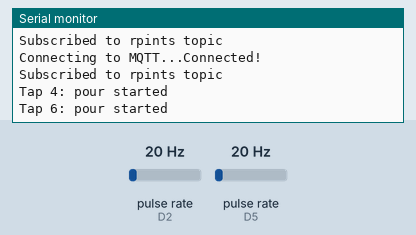
Bench run of a sketch on a simulated ESP8266 (NodeMCU). On the bench: the last lines printed to the serial monitor. Wiring (inferred from the names in the program): 2 × pulse sensor: data D2 / data D5. Inputs (shaded band) come from the test bench; at power-on: pulse rate (sensors on D2, D5) 20 Hz. WiFi joins after 1.5 s; servers stay silent unless stated; the local clock reads 2024-03-15 10:24:30 at power-on unless the sketch sets it; no MQTT or app messages arrive unless stated.

Above: at 2.7 s.
2.8 s: pulse rate (sensor on D2) set to 2 Hz
4.3 s: pulse rate (sensor on D2) set to 0 Hz
At 6.9 s:
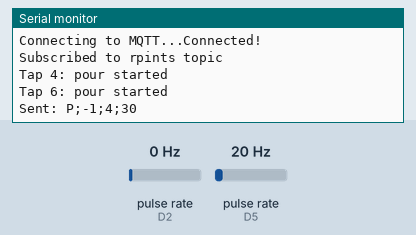
11.8 s: pulse rate (sensor on D5) set to 2 Hz
13.3 s: pulse rate (sensor on D5) set to 0 Hz
At 15.6 s:
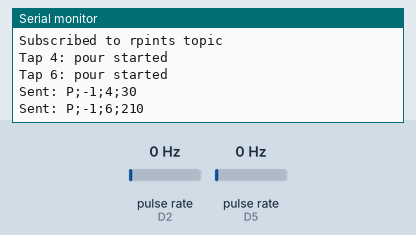

The sketch:

MQTT_Rpints1.ino
```cpp
/*
NodeMCU (ESP8266)
Dual YF-S201 Style Flow Meters and DS18B20 OneWire
MQTT Integration with RaspberryPints
Special Thanks to Homebrewtalk.com Members RandR+ and Thorrak who helped make this sketch possible!
This sketch is brought to you by coders like them!
*/

#include <PubSubClient.h>
#include <OneWire.h>
#include <DallasTemperature.h>
#include <ESP8266WiFi.h>
#include <time.h>

// Forward Declarations
void setup_wifi();
void ICACHE_RAM_ATTR pulseCounter1();
void ICACHE_RAM_ATTR pulseCounter2();
void callback(char* topic, byte* payload, unsigned int length);
void reconnect();
void pulseCounter1();
void pulseCounter2();
const char* mqtt_topic = "rpints/pours";
void sendTemp(float temp, const char* probe, const char* unit, const char* timestamp);
char* getTimestamp();

// WiFi Settings
const char* ssid = "SSID";
const char* password = "SSID PW";

// MQTT Settings
const char* mqtt_server = "raspberrypints.local";   //If your RaspberryPints has a static IP, you can use the IP address.
const int mqtt_port = 1883;
const char* mqtt_user = "RaspberryPints";           //If you change the MQTT user name, make sure you add that name here.
const char* mqtt_pass = "MQTT Broker PW";

// Flow Sensor 1
const int flowPin1 = D2;                    // Avoid using D3, D4, and D8
const int tapNumber1 = 4;                   // Change for each tap. If running an Arduino through Serial or USB in conjunction with MQTT, Do not make this a pin number already used.
volatile unsigned long pulseCount1 = 0;

// Flow Sensor 2
const int flowPin2 = D5;                    // Avoid using D3. D4, and D8
const int tapNumber2 = 6;                   // Change for each tap. If running an Arduino through Serial or USB in conjunction with MQTT, Do not make this a pin number already used.
volatile unsigned long pulseCount2 = 0;

// Pour tracking
const unsigned long POUR_TIMEOUT = 2000;    // ms of no flow before pour is considered done
const unsigned long CHECK_INTERVAL = 100;   // how often to check for flow activity
const unsigned long MIN_POUR_PULSES = 20;   // minimum pulses to count as a real pour (noise filter)

bool pouring1 = false;
unsigned long pourPulses1 = 0;
unsigned long lastPulseTime1 = 0;

bool pouring2 = false;
unsigned long pourPulses2 = 0;
unsigned long lastPulseTime2 = 0;

unsigned long lastCheckTime = 0;

// OneWire Settings
#define SENSOR_PIN D7                                 // The ESP8266 pin connected to DS18B20 sensor's DQ pin
const char* TZstr = "EST+5EDT,M3.2.0/2,M11.1.0/2";    // POSIX EST and Day Light Savings Time Zone
OneWire oneWire(SENSOR_PIN);
DallasTemperature DS18B20(&oneWire);

float temperature_C;                                  // temperature in Celsius
float temperature_F;                                  // temperature in Fahrenheit
static unsigned long tempTime = 0;
char probeName[24] = "Garage";                        // Name Probe to your liking

WiFiClient espClient;
PubSubClient client(espClient);

void setup() {
  Serial.begin(115200);

  setup_wifi();
  client.setServer(mqtt_server, mqtt_port);
  client.setCallback(callback);

  //OneWire
  DS18B20.begin();                                      // Initialize the DS18B20 sensor
  configTime(TZstr, "pool.ntp.org", "time.nist.gov");   // Get time with timezone offset

  pinMode(flowPin1, INPUT_PULLUP);
  pinMode(flowPin2, INPUT_PULLUP);

  attachInterrupt(digitalPinToInterrupt(flowPin1), pulseCounter1, FALLING);
  attachInterrupt(digitalPinToInterrupt(flowPin2), pulseCounter2, FALLING);
}

void loop() {
  if (!client.connected()) {
    reconnect();
  }
  client.loop();

  // Check flow activity periodically: accumulate pulses during a pour,
  // then publish the total once flow has stopped for POUR_TIMEOUT ms.
  if (millis() - lastCheckTime > CHECK_INTERVAL) {
    unsigned long count1 = pulseCount1;
    pulseCount1 = 0;
    unsigned long count2 = pulseCount2;
    pulseCount2 = 0;

    unsigned long now = millis();

    // Tap 1
    if (count1 > 0) {
      pourPulses1 += count1;
      lastPulseTime1 = now;
      if (!pouring1) {
        pouring1 = true;
        Serial.print("Tap ");
        Serial.print(tapNumber1);
        Serial.println(": pour started");
      }
    } else if (pouring1 && (now - lastPulseTime1 > POUR_TIMEOUT)) {
      if (pourPulses1 >= MIN_POUR_PULSES) {
        char payload[100];
        snprintf(payload, sizeof(payload), "P;%d;%d;%lu", -1, tapNumber1, pourPulses1);   // UserID is set to -1, Change as needed
        client.publish("rpints/pours", payload);
        Serial.print("Sent: ");
        Serial.println(payload);
      } else {
        Serial.print("Tap ");
        Serial.print(tapNumber1);
        Serial.print(": discarded noise (");
        Serial.print(pourPulses1);
        Serial.println(" pulses)");
      }
      pouring1 = false;
      pourPulses1 = 0;
    }

    // Tap 2
    if (count2 > 0) {
      pourPulses2 += count2;
      lastPulseTime2 = now;
      if (!pouring2) {
        pouring2 = true;
        Serial.print("Tap ");
        Serial.print(tapNumber2);
        Serial.println(": pour started");
      }
    } else if (pouring2 && (now - lastPulseTime2 > POUR_TIMEOUT)) {
      if (pourPulses2 >= MIN_POUR_PULSES) {
        char payload[100];
        snprintf(payload, sizeof(payload), "P;%d;%d;%lu", -1, tapNumber2, pourPulses2);   // UserID is set to -1, Change as needed
        client.publish("rpints/pours", payload);
        Serial.print("Sent: ");
        Serial.println(payload);
      } else {
        Serial.print("Tap ");
        Serial.print(tapNumber2);
        Serial.print(": discarded noise (");
        Serial.print(pourPulses2);
        Serial.println(" pulses)");
      }
      pouring2 = false;
      pourPulses2 = 0;
    }

    lastCheckTime = now;
  }

  //Temperature tracking (every 15 mins)
    if (millis() - tempTime > 900000) {                             // You can change the time in ms to broadcast temp
        DS18B20.requestTemperatures();                              // send the command to get temperatures

    temperature_C = DS18B20.getTempCByIndex(0);                     // read temperature in °C
    temperature_F = temperature_C * 9 / 5 + 32;                     // convert °C to °F

    sendTemp(temperature_F, probeName, "F", getTimestamp());

    Serial.print("Temperature: ");
    //Serial.print(temperature_C);                                  // print the temperature in °C
    //Serial.print("°C ");
    //Serial.print("  ~  ");                                        // separator between °C and °F
    Serial.print(temperature_F);                                    // print the temperature in °F
    Serial.println("°F");

    tempTime = millis();
  }
}

void setup_wifi() {
  Serial.print("Connecting to WiFi");
  WiFi.begin(ssid, password);
  while (WiFi.status() != WL_CONNECTED) {
    delay(500);
    Serial.print(".");
  }
  Serial.println("\nWiFi connected");
  Serial.print("IP: ");
  Serial.println(WiFi.localIP());
}

void ICACHE_RAM_ATTR pulseCounter1() {
  pulseCount1++;
}

void ICACHE_RAM_ATTR pulseCounter2() {
  pulseCount2++;
}

void reconnect() {
  while (!client.connected()) {
    Serial.print("Connecting to MQTT...");
    String clientId1 = "ESP8266-tap" + String(tapNumber1);
    if (client.connect(clientId1.c_str(), mqtt_user, mqtt_pass)) {
      Serial.println("Connected!");
      // Subscribe to commands from RPints
      client.subscribe("rpints");
      Serial.println("Subscribed to rpints topic");
    } else {
      Serial.print("Failed, rc=");
      Serial.print(client.state());
      Serial.println(" Retrying in 5 seconds...");
      delay(5000);
    }
    Serial.print("Connecting to MQTT...");
    String clientId2 = "ESP8266-tap" + String(tapNumber2);
    if (client.connect(clientId2.c_str(), mqtt_user, mqtt_pass)) {
      Serial.println("Connected!");
      // Subscribe to commands from RPints
      client.subscribe("rpints");
      Serial.println("Subscribed to rpints topic");
    } else {
      Serial.print("Failed, rc=");
      Serial.print(client.state());
      Serial.println(" Retrying in 5 seconds...");
      delay(5000);
    }
  }
}

void callback(char* topic, byte* payload, unsigned int length) {
  // Handle commands from RaspberryPints
  Serial.print("Message received on ");
  Serial.print(topic);
  Serial.print(": ");

  String message = "";
  for (int i = 0; i < length; i++) {
    message += (char)payload[i];
  }

  Serial.println(message);

  // Parse and handle commands here
  // Example: valve control, configuration updates, etc.
}

char* getTimestamp(){
    static char buffer[80];
    time_t timer;
    struct tm* timeinfo;

    time(&timer);
    timeinfo = localtime(&timer);


    strftime(buffer, sizeof(buffer), "%Y-%m-%dT%H:%M:%S", timeinfo);
    return(buffer);
}

void sendTemp(float temp, const char* probe, const char* unit, const char* timestamp)
{
   char payload[100];
   snprintf(payload, sizeof(payload),
            "T;%s;%.2f;%s;%s",
            probe,
            temp,
            unit,
            timestamp);
   Serial.print("Sending temperature: ");
   Serial.println(payload);

   client.publish(mqtt_topic, payload);
}
```

Measured:
- the behaviour switches between 1 and 0 Hz on pulse rate (sensor on D2) (found by bisection; images 0 and 1)
- after the input at 4.3 s, the serial monitor: prints a new line after 1.9 s (image 1)
- after the input at 13.3 s, the serial monitor: prints a new line after 1.9 s (image 2)
